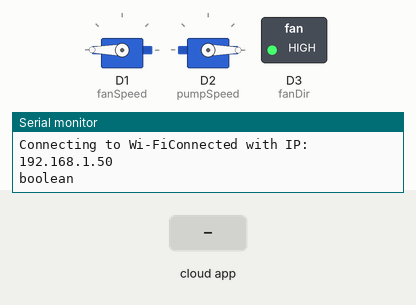
Bench run of a sketch on a simulated ESP8266 (NodeMCU). Shown: 2 × servo, switched loads named in the sketch (green lamp = pin HIGH), the last lines printed to the serial monitor. The test bench sets the inputs (shaded band). WiFi joins after 1.5 s; servers stay silent unless stated; network time is answered at once with the bench clock; the local clock reads 2024-03-15 10:24:30 at power-on unless the sketch sets it; the Firebase database answers and starts empty.

Above: at 2.8 s.
2.9 s: the phone or cloud app sets fanON to 1
At 4.2 s:
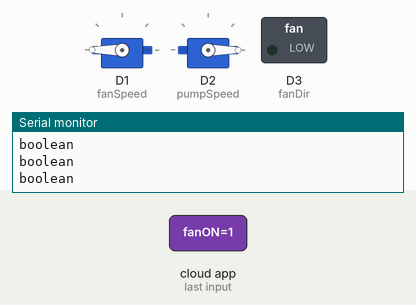
4.9 s: the phone or cloud app sets GateOpen to 1
At 6.3 s:
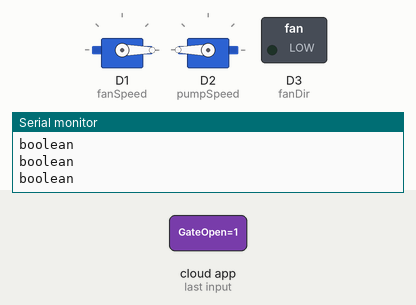
6.9 s: the phone or cloud app sets GateOpen to 0
At 7.5 s:
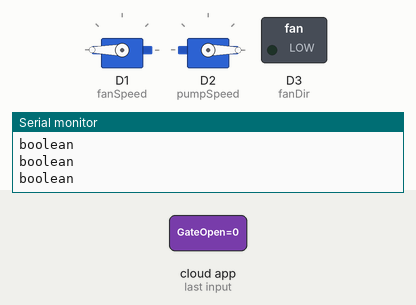
Timing chart, 0 to 9.9 s (numbered marks = the images above; inputs shaded):
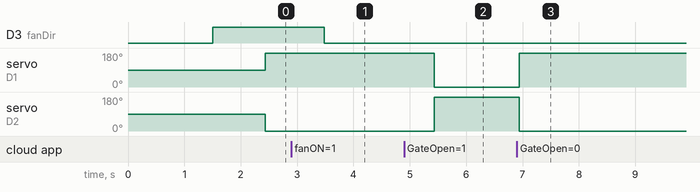

The sketch:

ArduinoCodeTest.ino
```cpp
#include <FirebaseESP8266.h>
#include <ESP8266WiFi.h>
#include <WiFiUdp.h>
#include <NTPClient.h>
#include <Wire.h>
#include <AM2320.h>
#include <Servo.h>

AM2320 sensor;
Servo servot;
Servo servot2;

//defines where we should conect to firebase via the webb with the wifi name and pasword

#define FIREBASE_HOST "https://waxteras-default-rtdb.europe-west1.firebasedatabase.app"
#define FIREBASE_AUTH "AIzaSyBslwY7gKcIWTltrOcEeDooZWzSRRcSBUg"
#define WIFI_SSID "ABBgym_2.4"
#define WIFI_PASSWORD "mittwifiarsabra"

//#define WIFI_SSID "Almesbo_wifi"
//#define WIFI_PASSWORD "KottenAlmesbo"

//Define Firebase Data objects
FirebaseData firebaseData1;
FirebaseData firebaseData2;

const byte fanSpeed = 5;
const byte fanDir = 0;
const byte pumpSpeed = 4;
const byte pumpDir = 2;

String path = "/Nodes";
String nodeID = "Node2";      //This is this node ID to receive control
String otherNodeID = "Node1"; //This is other node ID to control

//setting up time and timezone

WiFiUDP ntpUDP;
NTPClient timeClient(ntpUDP, "pool.ntp.org", 7200, 60000);

String Time;
int days;
int hours;
int minutes;
int timeEpoche;
int months = 1;
int timesec;
int monthDay;
int monthDayRound = llround(monthDay) + 1;

int fanVal;
int pumpVal;

float earthHum;

bool fanState;
bool pumpState;
bool gateOpen;

int hum;
int temp;

void setup() {
  // put your setup code here, to run once:

    Serial.begin(9600);
    servot.attach(D1);
    servot2.attach(D2);
    Wire.begin(14,12);

    WiFi.begin(WIFI_SSID, WIFI_PASSWORD );
    Serial.print("Connecting to Wi-Fi");
    while (WiFi.status() != WL_CONNECTED){
        delay(300);
    }

    Serial.print("Connected with IP: ");
    Serial.println(WiFi.localIP());

    pinMode(fanDir, OUTPUT);
    digitalWrite(fanDir, HIGH);


    Firebase.begin(FIREBASE_HOST,FIREBASE_AUTH );
    Firebase.reconnectWiFi(true);

    timeClient.begin();
    if (!Firebase.beginStream(firebaseData1, path + "/" + nodeID))
    {
        Serial.println("Could not begin stream");
        Serial.println("REASON: " + firebaseData1.errorReason());
    }
}

void loop() {
  // put your main code here, to run repeatedly:

    if (!Firebase.readStream(firebaseData1)){
        Serial.println("Can't read stream data");
        Serial.println("REASON: " + firebaseData1.errorReason());
    }
    if (firebaseData1.streamTimeout()){
        Serial.println("Stream timeout, resume streaming...");
    }


    timeClient.update();

    minutes = timeClient.getMinutes();
    hours = timeClient.getHours() - 1;
    timeEpoche = timeClient.getEpochTime();
    timesec = timeEpoche - 1672517078;
    monthDay = ((timesec)/86400);


   if (Firebase.getInt(firebaseData2, "LiveData/Fan-speed")) {
    if (firebaseData2.dataType()== "int"){
      fanVal = firebaseData2.intData();
    }
   }
   if (Firebase.getBool(firebaseData2, "LiveData/fanON")) {
    if (firebaseData2.dataType()== "boolean"){
      fanState = firebaseData2.boolData();
    }
   }


  if (fanState) {
    fanOn();
  }
  else {
    fanOff();
  }


   if (Firebase.getInt(firebaseData2, "LiveData/pumpSpeed")) {
    if (firebaseData2.dataType()== "int"){
      pumpVal = firebaseData2.intData();
    }
   }
   if (Firebase.getBool(firebaseData2, "LiveData/HumidifyerOn")) {
     if (firebaseData2.dataType()== "boolean"){
      pumpState = firebaseData2.boolData();
    }
   }

   if (pumpState) {
    pumpOn();
   }
   else {
    pumpOff();
   }


   if (Firebase.getBool(firebaseData2, "LiveData/GateOpen")) {
      Serial.println(firebaseData2.dataType());
    if (firebaseData2.dataType()== "boolean"){
       gateOpen = firebaseData2.boolData();
    }
  }


  if (gateOpen) {
   fanHatchOpen();
   bigHatchOpen();
  }
  else {
   fanHatchClosed();
   bigHatchClosed();
  }


}

//fan functions
void fanOn(){
  digitalWrite(fanDir, LOW);
  analogWrite(fanSpeed, fanVal);
}

void fanOff(){
  analogWrite(fanSpeed, 0);
}


//Waterpump functions
void pumpOn(){
  digitalWrite(pumpDir, LOW);
  analogWrite(pumpSpeed, pumpVal);
}
void pumpOff(){
  analogWrite(pumpSpeed, 0);
}


//fanhatch functions
void fanHatchOpen(){
   servot.write(0);
}
void fanHatchClosed(){
   servot.write(180);
}


//Big hatch functions
void bigHatchOpen(){
   servot2.write(180);
}
void bigHatchClosed(){
   servot2.write(0);
}
```

Measured:
- after the input at 2.9 s, D3 (fanDir): HIGH → LOW after 0.59 s
- after the input at 4.9 s, servo on D1 (fanSpeed): 180° → 0° after 0.54 s; servo on D2 (pumpSpeed): 0° → 180° after 0.54 s
- after the input at 6.9 s, servo on D1 (fanSpeed): 0° → 180° at once; servo on D2 (pumpSpeed): 180° → 0° at once
